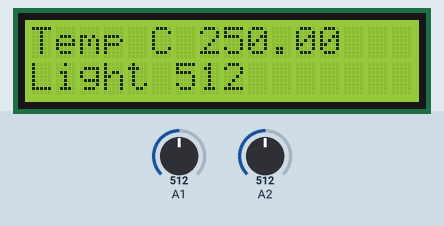
Simulated run of this sketch. Board: Arduino Mega 2560, built with avr-gcc and run on an emulated ATmega2560. Parts: 16×2 character LCD. The test bench sets the inputs (shaded band); at power-on: A1 = 512, A2 = 512.

Above: at 1.2 s.
1.3 s: A1 set to 716
At 2.8 s:
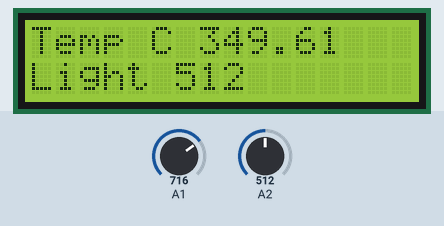
5.4 s: A2 set to 716
At 6.9 s:
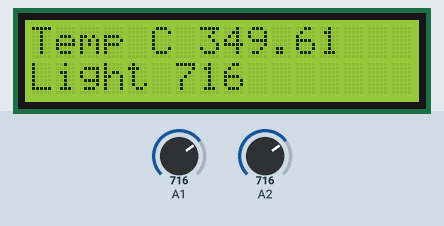
8.6 s: A1 set to 900
At 9.9 s:
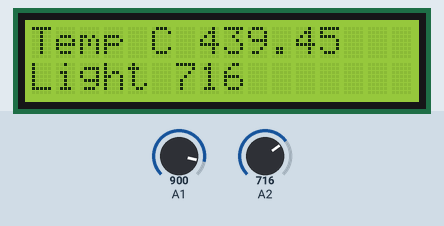
11.6 s: A2 set to 900
At 12.9 s:
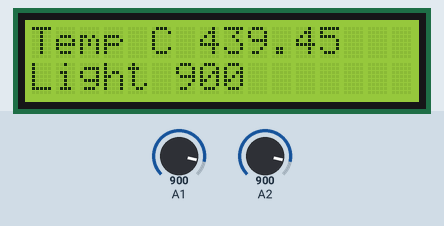
14.6 s: A1 set to 1023
At 15.9 s:
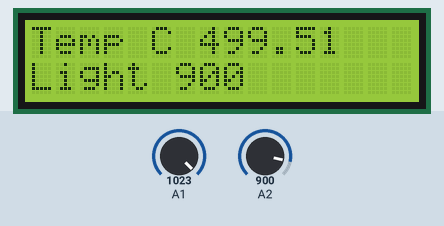
17.6 s: A2 set to 1023
At 18.9 s:
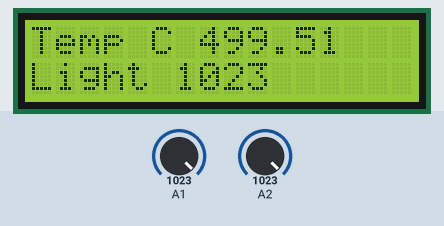
Timing chart, 0 to 20.6 s (numbered marks = the images above; inputs shaded):
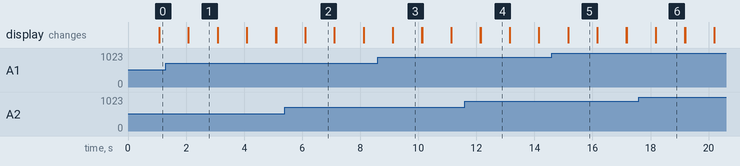

Measured:
- after the input at 1.3 s, the display: first differs from a run without the input after 0.78 s (image 1)
- after the input at 5.4 s, the display: first differs from a run without the input after 0.71 s (image 2)
- after the input at 8.6 s, the display: first differs from a run without the input after 0.53 s (image 3)
- after the input at 11.6 s, the display: first differs from a run without the input after 0.54 s (image 4)
- after the input at 14.6 s, the display: first differs from a run without the input after 0.56 s (image 5)
- after the input at 17.6 s, the display: first differs from a run without the input after 0.58 s (image 6)
- what the display in image 1 shows lasts 1.0 s, from 2.1 s to 3.1 s

The sketch:

HW8_2.ino
```cpp
#include <LiquidCrystal.h>
LiquidCrystal lcd(44, 45, 46, 47, 48, 49); // LCD 연결

void setup() {
  Serial.begin(9600);
  lcd.begin(16, 2); // LCD 크기 설정
  lcd.clear(); // LCD 화면 지우기
}


void loop()
{
  int Read_temp = analogRead(A1);
  float temp_voltage = Read_temp * 5.0 / 1024.0;
  float temp_C = temp_voltage * 100.0;
  lcd.print("Temp C ");
  lcd.setCursor(7, 0);
  lcd.print(temp_C);

  // Display Light on second row
  int Read_light = analogRead(A2);
  lcd.setCursor(0, 1);
  lcd.print("Light ");
  lcd.setCursor(6, 1);
  lcd.print(Read_light);
  delay(1000);
  lcd.clear(); // LCD 화면 지우기
}
```
